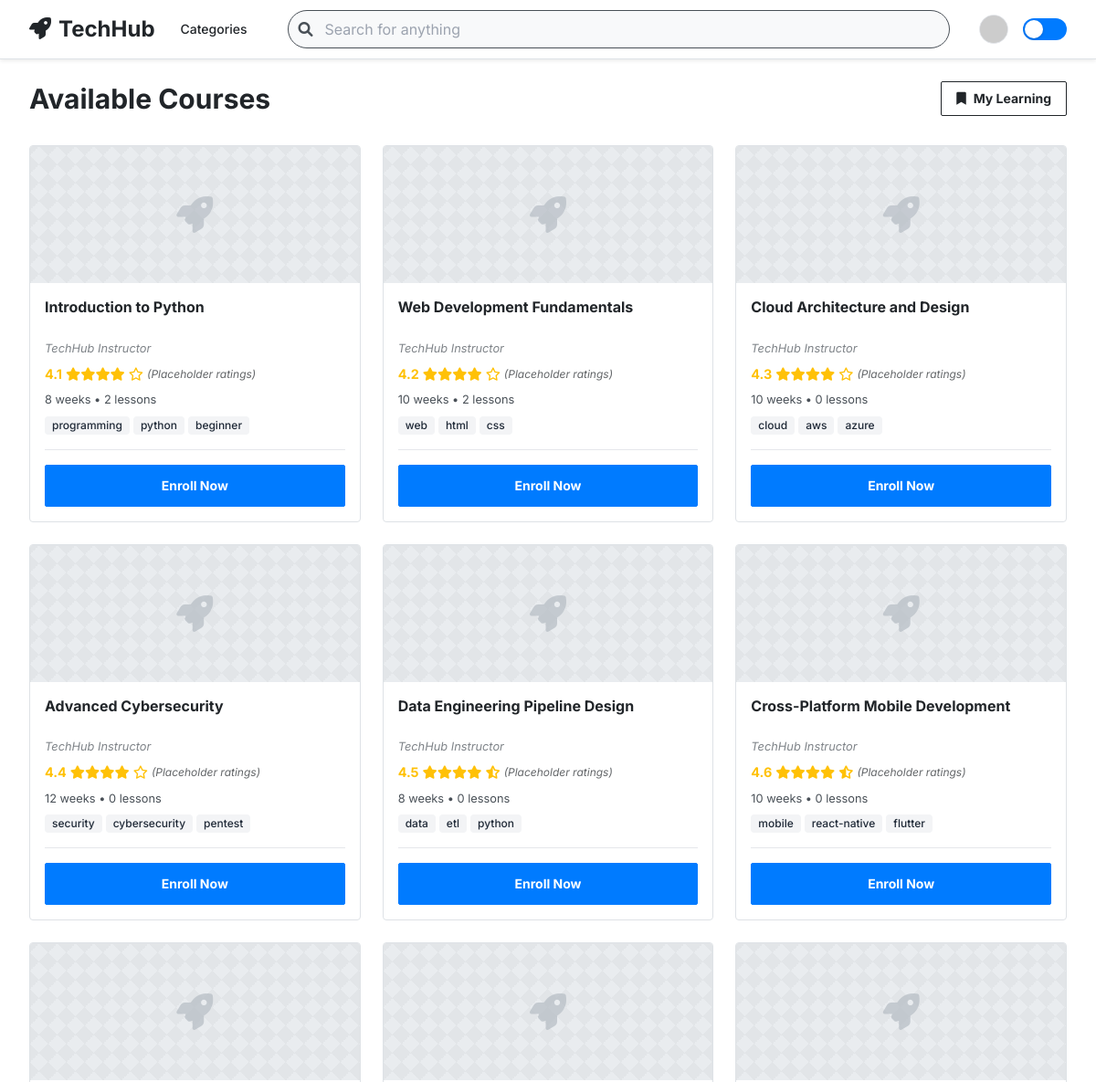
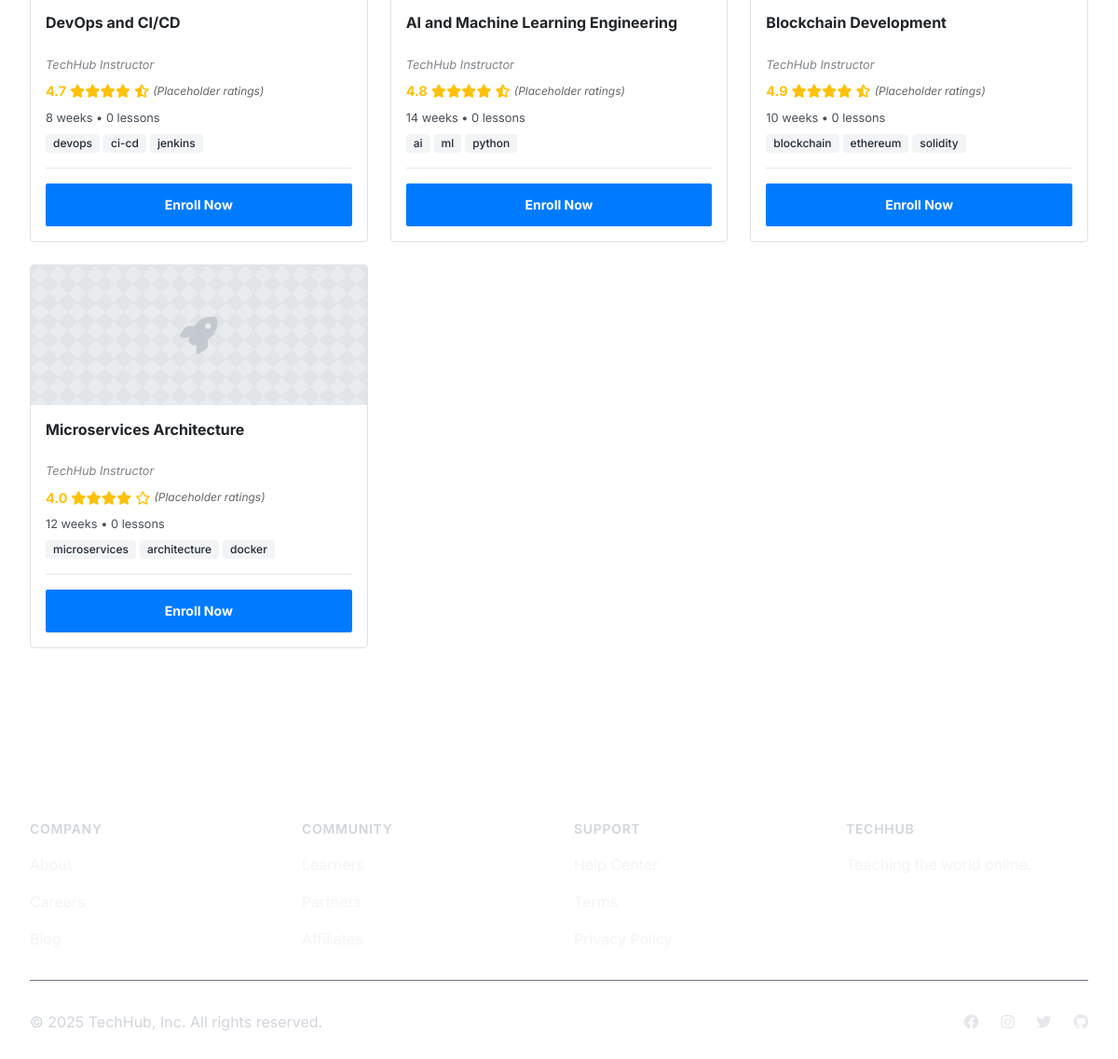
Screenshot of /courses (signed in) with the database file from the repository (2 pictures, top to bottom).
### app.py (models this page shows)
class Course(db.Model):
    id = db.Column(db.Integer, primary_key=True)
    title = db.Column(db.String(100), nullable=False)
    description = db.Column(db.Text, nullable=False)
    semantic_tags = db.Column(db.String(200))
    created_at = db.Column(db.DateTime, default=datetime.utcnow)
    user_id = db.Column(db.Integer, db.ForeignKey('user.id'))
    enrollments = db.relationship('Enrollment', backref='course', lazy=True)
    max_students = db.Column(db.Integer, default=50)
    start_date = db.Column(db.DateTime, default=datetime.utcnow)
    duration_weeks = db.Column(db.Integer, default=12)

### app.py (the view)
@app.route('/courses')
@login_required
def courses():
    courses = Course.query.all()
    user_enrollments = {e.course_id: e for e in current_user.enrollments}
    return render_template('courses.html', courses=courses, user_enrollments=user_enrollments)

### app.py (called while the page is built)
@login_manager.user_loader
def load_user(user_id):
    return User.query.get(int(user_id))

@app.context_processor
def inject_now():
    return {'now': datetime.utcnow} # Use utcnow for consistency

### templates/courses.html (shortened to what this page needs)
{% extends "base.html" %}
{% block content %}
<div class="py-6">
  <div class="flex justify-between items-center mb-8">
    <h1 class="text-3xl font-bold text-text-primary">Available Courses</h1>
    <a href="{{ url_for('my_courses') }}" class="btn-udemy btn-udemy-secondary px-4 py-2 text-sm">
      <i class="fas fa-bookmark mr-2"></i>
      My Learning
    </a>
  </div>
  <div class="course-grid">
    {% for course in courses %}
    <div class="course-card-udemy flex flex-col">
      <a href="#" class="block card-image">
        <i class="fas fa-rocket fa-3x"></i>
      </a>
      <div class="card-content flex-grow flex flex-col">
        <div class="flex-grow">
          <a href="#" class="block">
            <h4 class="card-title">{{ course.title }}</h4>
          </a>
          <p class="card-instructor card-placeholder">TechHub Instructor</p>
          <div class="card-rating">
            {% set rating = 4.0 + (loop.index % 10) / 10 %}
            <span class="rating-value">{{ "%.1f"|format(rating) }}</span>
            <span class="stars">
              {% for i in range(rating|int) %}<i class="fas fa-star"></i>{% endfor %}
              {% if rating % 1 >= 0.5 %}<i class="fas fa-star-half-alt"></i>{% endif %}
              {% for i in range(5 - (rating|int) - (1 if rating % 1 >= 0.5 else 0)) %}<i class="far fa-star"></i>{% endfor %}
            </span>
            <span class="text-xs text-text-secondary card-placeholder">(Placeholder ratings)</span>
          </div>
          <p class="card-details">{{ course.duration_weeks }} weeks • {{ course.lessons|length }} lessons</p>
          <div class="mt-2 flex flex-wrap gap-1">
            {% if course.semantic_tags %}
              {% for tag in course.semantic_tags.split(',')[:3] %}
                <span class="inline-flex items-center px-2 py-0.5 rounded text-xs font-medium bg-gray-100 text-gray-800 dark:bg-gray-700 dark:text-gray-200">
                  {{ tag.strip() }}
                </span>
              {% endfor %}
            {% endif %}
          </div>
        </div>
        <div class="mt-4 pt-4 border-t border-border-color">
          {% if course.id in user_enrollments %}
            <div class="text-center">
              <span class="text-sm font-medium text-green-600 dark:text-green-400">
                <i class="fas fa-check-circle mr-1"></i> Enrolled
              </span>
              <a href="{{ url_for('my_courses') }}" class="ml-2 text-xs text-primary hover:underline">Go to course</a>
            </div>
          {% else %}
            <button onclick="enrollInCourse({{ course.id }}, this)"
                    class="btn-udemy btn-udemy-primary w-full block text-center text-sm"
                    data-course-title="{{ course.title|escape }}">
              Enroll Now
            </button>
          {% endif %}
        </div>
      </div>
    </div>
    {% else %}
    <div class="col-span-1 sm:col-span-2 lg:col-span-3 text-center py-12">
        <p class="text-lg text-text-secondary">No courses available yet.</p>
    </div>
    {% endfor %}
  </div>
</div>
{% endblock %}

### templates/base.html (shortened to what this page needs)
<!DOCTYPE html>
<html lang="en" class="{{ 'dark-mode' if request.cookies.get('darkMode') == 'true' else '' }}">
  <head>
    <script src="https://cdn.tailwindcss.com"></script>
    <link
      rel="stylesheet"
      href="{{ url_for('static', filename='css/animations.css') }}"
    />
    <link
      rel="stylesheet"
      href="{{ url_for('static', filename='css/modern-ui.css') }}"
    />
    <link
      rel="stylesheet"
      href="https://cdnjs.cloudflare.com/ajax/libs/font-awesome/6.0.0/css/all.min.css"
    />
  </head>
  <body class="bg-body-bg text-text-primary">
    <nav class="nav-enhanced sticky top-0 z-50">
      <div class="max-w-7xl mx-auto px-4 sm:px-6 lg:px-8">
        <div class="flex items-center justify-between h-16">
          <div class="flex-shrink-0 flex items-center">
            <a href="{{ url_for('home') }}" class="text-2xl font-bold text-primary focus:outline-none focus:ring-2 focus:ring-primary focus:ring-offset-2 rounded-sm">
              <i class="fas fa-rocket mr-2"></i>TechHub
            </a>
          </div>
          <div class="hidden sm:ml-4 sm:flex">
            <a href="{{ url_for('courses') }}" class="text-sm font-medium text-text-secondary hover:text-primary transition-colors px-3 py-2 rounded-md focus:outline-none focus:ring-2 focus:ring-primary">
              Categories
            </a>
          </div>
          <div class="flex-grow mx-4 hidden sm:block">
            <form action="{{ url_for('courses') }}" method="get" class="search-container">
              <span class="search-icon"></span>
              <input
                type="search"
                name="q"
                placeholder="Search for anything"
                class="search-udemy block w-full"
                value="{{ request.args.get('q', '') }}"
              />
            </form>
          </div>
          <div class="flex items-center space-x-4">
            {% if current_user.is_authenticated %}
            <div class="relative" x-data="{ open: false }">
              <button @click="open = !open" class="flex items-center text-sm rounded-full focus:outline-none focus:ring-2 focus:ring-offset-2 focus:ring-primary transition-all duration-200 hover:opacity-80">
                <img class="h-8 w-8 rounded-full bg-gray-300 border border-border-color" src="https://ui-avatars.com/api/?name={{ current_user.username }}&background=random&color=fff" alt="{{ current_user.username }}'s avatar"/>
              </button>
            </div>
            {% endif %}
            <div class="dark-mode-toggle focus-within:ring-2 focus-within:ring-primary focus-within:ring-offset-2 rounded-full" id="darkModeToggle" title="Toggle dark mode" tabindex="0">
            </div>
          </div>
        </div>
      </div>
    </nav>
    <main class="max-w-7xl mx-auto px-4 sm:px-6 lg:px-8 pb-16">
      {% block content %}{% endblock %}
    </main>
    <footer class="bg-primary text-gray-100 mt-16">
      <div class="max-w-7xl mx-auto py-8 px-4 sm:px-6 lg:px-8">
        <div class="grid grid-cols-2 md:grid-cols-4 gap-8">
          <div>
            <h3 class="text-sm font-semibold text-gray-300 tracking-wider uppercase">Company</h3>
            <ul class="mt-4 space-y-4">
              <li><a href="#" class="text-base text-gray-100 hover:text-white focus:outline-none focus:ring-2 focus:ring-white rounded-sm">About</a></li>
              <li><a href="#" class="text-base text-gray-100 hover:text-white focus:outline-none focus:ring-2 focus:ring-white rounded-sm">Careers</a></li>
              <li><a href="#" class="text-base text-gray-100 hover:text-white focus:outline-none focus:ring-2 focus:ring-white rounded-sm">Blog</a></li>
            </ul>
          </div>
          <div>
            <h3 class="text-sm font-semibold text-gray-300 tracking-wider uppercase">Community</h3>
            <ul class="mt-4 space-y-4">
              <li><a href="#" class="text-base text-gray-100 hover:text-white focus:outline-none focus:ring-2 focus:ring-white rounded-sm">Learners</a></li>
              <li><a href="#" class="text-base text-gray-100 hover:text-white focus:outline-none focus:ring-2 focus:ring-white rounded-sm">Partners</a></li>
              <li><a href="#" class="text-base text-gray-100 hover:text-white focus:outline-none focus:ring-2 focus:ring-white rounded-sm">Affiliates</a></li>
            </ul>
          </div>
          <div>
            <h3 class="text-sm font-semibold text-gray-300 tracking-wider uppercase">Support</h3>
            <ul class="mt-4 space-y-4">
              <li><a href="#" class="text-base text-gray-100 hover:text-white focus:outline-none focus:ring-2 focus:ring-white rounded-sm">Help Center</a></li>
              <li><a href="#" class="text-base text-gray-100 hover:text-white focus:outline-none focus:ring-2 focus:ring-white rounded-sm">Terms</a></li>
              <li><a href="#" class="text-base text-gray-100 hover:text-white focus:outline-none focus:ring-2 focus:ring-white rounded-sm">Privacy Policy</a></li>
            </ul>
          </div>
          <div>
            <h3 class="text-sm font-semibold text-gray-300 tracking-wider uppercase">TechHub</h3>
             <p class="mt-4 text-base text-gray-100">Teaching the world online.</p>
          </div>
        </div>
        <div class="mt-8 border-t border-gray-500 pt-8 md:flex md:items-center md:justify-between">
          <div class="flex space-x-6 md:order-2">
            <a href="#" class="text-gray-200 hover:text-white focus:outline-none focus:ring-2 focus:ring-white rounded-full"><i class="fab fa-facebook"></i></a>
            <a href="#" class="text-gray-200 hover:text-white focus:outline-none focus:ring-2 focus:ring-white rounded-full"><i class="fab fa-instagram"></i></a>
            <a href="#" class="text-gray-200 hover:text-white focus:outline-none focus:ring-2 focus:ring-white rounded-full"><i class="fab fa-twitter"></i></a>
            <a href="#" class="text-gray-200 hover:text-white focus:outline-none focus:ring-2 focus:ring-white rounded-full"><i class="fab fa-github"></i></a>
          </div>
          <p class="mt-8 text-base text-gray-300 md:mt-0 md:order-1">
            &copy; {{ now().year }} TechHub, Inc. All rights reserved.
          </p>
        </div>
      </div>
    </footer>
  </body>
</html>

### static/css/modern-ui.css (style rules this page uses)
:root { --primary: #007BFF; --primary-dark: #0056b3; --primary-light: #cfe2ff; --secondary: #6c757d; --secondary-dark: #5a6268; --accent: #17a2b8; --success: #28a745; --warning: #ffc107; --danger: #dc3545; --info: var(--accent); --gray-100: #f8f9fa; --gray-200: #e9ecef; --gray-300: #dee2e6; --gray-500: #adb5bd; --gray-700: #495057; --gray-900: #212529; --body-bg: white; --card-bg: white; --text-primary: var(--gray-900); --text-secondary: var(--gray-700); --border-color: var(--gray-300); --shadow-sm: 0 .125rem .25rem rgba(0,0,0,.075); --shadow: 0 .5rem 1rem rgba(0,0,0,.15); --shadow-md: 0 1rem 3rem rgba(0,0,0,.175); --shadow-lg: 0 1.5rem 4rem rgba(0, 0, 0, 0.2); --primary-rgb: 0, 123, 255; }
body { background-color: var(--body-bg); color: var(--text-primary); transition: background-color 0.3s ease, color 0.3s ease; font-family: 'Inter', sans-serif; }
.course-card-udemy { border-radius: 4px; overflow: hidden; transition: box-shadow 0.2s ease-in-out; border: 1px solid var(--border-color); background: var(--card-bg); box-shadow: none; display: flex; flex-direction: column; height: 100%; }
.course-card-udemy .card-image { height: 150px; background-color: var(--gray-200); background-image: linear-gradient(45deg, rgba(0,0,0,0.03) 25%, transparent 25%, transparent 75%, rgba(0,0,0,0.03) 75%), linear-gradient(-45deg, rgba(0,0,0,0.03) 25%, transparent 25%, transparent 75%, rgba(0,0,0,0.03) 75%); background-size: 20px 20px; display: flex; align-items: center; justify-content: center; color: var(--gray-500); position: relative; overflow: hidden; }
.course-card-udemy .card-image i { font-size: 2.5rem; opacity: 0.6; }
.course-card-udemy .card-content { padding: 1rem; flex-grow: 1; display: flex; flex-direction: column; justify-content: space-between; }
.course-card-udemy .card-title { font-weight: 700; color: var(--text-primary); margin-bottom: 0.25rem; line-height: 1.3; display: -webkit-box; -webkit-line-clamp: 2; -webkit-box-orient: vertical; overflow: hidden; text-overflow: ellipsis; min-height: 2.6em; }
.course-card-udemy .card-instructor, .course-card-udemy .card-details { font-size: 0.8rem; color: var(--text-secondary); margin-bottom: 0.5rem; }
.course-card-udemy .card-rating { display: flex; align-items: center; font-size: 0.9rem; margin-bottom: 0.5rem; }
.course-card-udemy .card-rating .stars { color: var(--warning); margin-right: 0.25rem; }
.course-card-udemy .card-rating .rating-value { font-weight: 700; color: var(--warning); margin-right: 0.25rem; }
.card-placeholder { font-style: italic; opacity: 0.7; font-size: 0.75rem; }
.btn-udemy { display: inline-flex; align-items: center; justify-content: center; padding: 0.75rem 1rem; border: 1px solid transparent; font-weight: 700; border-radius: 2px; transition: background-color 0.2s ease, border-color 0.2s ease, color 0.2s ease; cursor: pointer; }
.btn-udemy-primary { background-color: var(--primary); color: white; border-color: var(--primary); }
.btn-udemy-secondary { background-color: transparent; color: var(--text-primary); border: 1px solid var(--text-primary); }
.nav-enhanced { backdrop-filter: none; background-color: var(--body-bg); border-bottom: 1px solid var(--border-color); box-shadow: var(--shadow-sm); transition: background-color 0.3s ease; }
.search-udemy { border: 1px solid var(--gray-700); border-radius: 9999px; background-color: var(--gray-100); padding: 0.5rem 1rem 0.5rem 2.5rem; transition: background-color 0.2s ease, border-color 0.2s ease; width: 100%; }
.search-container { position: relative; flex-grow: 1; margin: 0 1rem; }
.search-container .search-icon { position: absolute; left: 0.75rem; top: 50%; transform: translateY(-50%); color: var(--text-secondary); pointer-events: none; }
.course-grid { display: grid; gap: 1.5rem; grid-template-columns: repeat(auto-fill, minmax(280px, 1fr)); }
.dark-mode-toggle { cursor: pointer; width: 48px; height: 24px; position: relative; border-radius: 24px; background-color: var(--primary); transition: background-color 0.3s ease; margin-left: 1rem; }
.dark-mode-toggle::after { content: ""; position: absolute; left: 2px; top: 2px; width: 20px; height: 20px; border-radius: 50%; background-color: white; transition: transform 0.3s ease, background-color 0.3s ease; box-shadow: 0 1px 3px rgba(0, 0, 0, 0.2); }

### rows the page displays
Course: title "Introduction to Python", rating "4.1", duration_weeks "8", lessons|length "2", strip "programming" "python" "beginner"
Course: title "Web Development Fundamentals", rating "4.2", duration_weeks "10", lessons|length "2", strip "web" "html" "css"
Course: title "Cloud Architecture and Design", rating "4.3", duration_weeks "10", lessons|length "0", strip "cloud" "aws" "azure"
Course: title "Advanced Cybersecurity", rating "4.4", duration_weeks "12", lessons|length "0", strip "security" "cybersecurity" "pentest"
Course: title "Data Engineering Pipeline Design", rating "4.5", duration_weeks "8", lessons|length "0", strip "data" "etl" "python"
Course: title "Cross-Platform Mobile Development", rating "4.6", duration_weeks "10", lessons|length "0", strip "mobile" "react-native" "flutter"
Course: title "DevOps and CI/CD", rating "4.7", duration_weeks "8", lessons|length "0", strip "devops" "ci-cd" "jenkins"
Course: title "AI and Machine Learning Engineering", rating "4.8", duration_weeks "14", lessons|length "0", strip "ai" "ml" "python"
Course: title "Blockchain Development", rating "4.9", duration_weeks "10", lessons|length "0", strip "blockchain" "ethereum" "solidity"
Course: title "Microservices Architecture", rating "4.0", duration_weeks "12", lessons|length "0", strip "microservices" "architecture" "docker"
